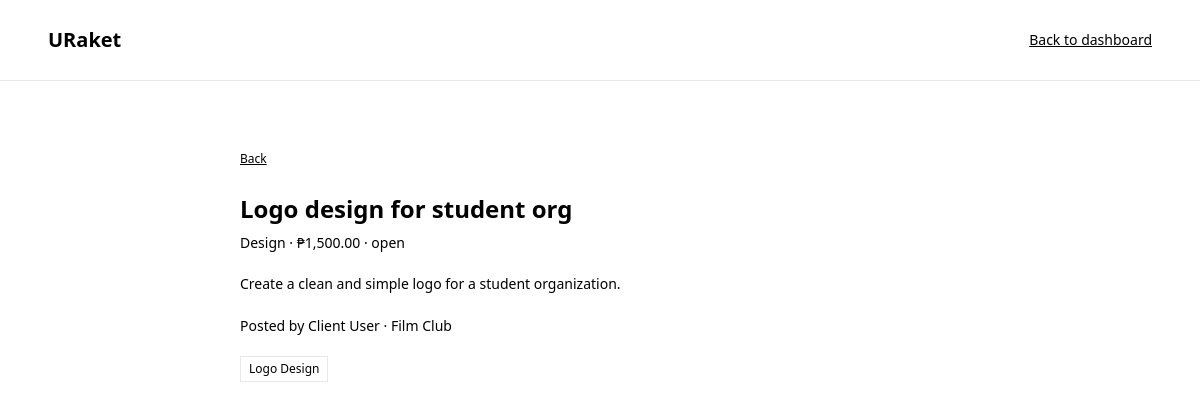
Page /jobs/detail.php?role=admin&jobId=j-102 (signed in) on the committed database.
### tables this page shows
CREATE TABLE jobs (
	id VARCHAR(64) NOT NULL,
	client_id VARCHAR(64) NOT NULL,
	title VARCHAR(200) NOT NULL,
	job_type VARCHAR(60) NOT NULL,
	budget DECIMAL(10, 2) NOT NULL DEFAULT 0.00,
	description TEXT NOT NULL,
	status ENUM('open', 'closed', 'completed') NOT NULL DEFAULT 'open',
	deadline DATE NULL,
	posted_at DATETIME NOT NULL DEFAULT CURRENT_TIMESTAMP,
	PRIMARY KEY (id),
	KEY idx_jobs_client (client_id),
	KEY idx_jobs_status (status),
	CONSTRAINT fk_jobs_client FOREIGN KEY (client_id) REFERENCES users (id)
		ON DELETE RESTRICT ON UPDATE CASCADE
);

CREATE TABLE users (
	id VARCHAR(64) NOT NULL,
	role ENUM('admin', 'client', 'freelancer') NOT NULL,
	full_name VARCHAR(150) NOT NULL,
	email VARCHAR(255) NOT NULL,
	password_hash VARCHAR(255) NOT NULL,
	created_at TIMESTAMP NOT NULL DEFAULT CURRENT_TIMESTAMP,
	PRIMARY KEY (id),
	UNIQUE KEY uq_users_email (email)
);

CREATE TABLE user_profiles (
	user_id VARCHAR(64) NOT NULL,
	organization VARCHAR(150) NOT NULL,
	about TEXT NULL,
	PRIMARY KEY (user_id),
	CONSTRAINT fk_profiles_user FOREIGN KEY (user_id) REFERENCES users (id)
		ON DELETE CASCADE ON UPDATE CASCADE
);

CREATE TABLE skills (
	id VARCHAR(64) NOT NULL,
	name VARCHAR(100) NOT NULL,
	PRIMARY KEY (id),
	UNIQUE KEY uq_skills_name (name)
);

### jobs/detail.php (the view, shortened to what this page needs)
<?php
require_once __DIR__ . '/../config/database.php';
$currentUser = $_SESSION['currentUser'] ?? null;
$role = $currentUser['role'] ?? null;
$jobId = $_GET['jobId'] ?? '';
function e($value): string
{
    return htmlspecialchars((string)$value, ENT_QUOTES, 'UTF-8');
}
$statement = $db->prepare(
    'SELECT jobs.id, jobs.title, jobs.job_type, jobs.budget, jobs.description,
            jobs.status, jobs.deadline, jobs.client_id, users.full_name AS client_name,
            user_profiles.organization
     FROM jobs
     INNER JOIN users ON users.id = jobs.client_id
     LEFT JOIN user_profiles ON user_profiles.user_id = users.id
     WHERE jobs.id = ?'
);
$statement->bind_param('s', $jobId);
$statement->execute();
$job = $statement->get_result()->fetch_assoc() ?: null;
if (!$job) {
    http_response_code(404);
    $error = 'Job not found.';
} else {
    $skillStatement = $db->prepare(
        'SELECT skills.name
         FROM job_skills
         INNER JOIN skills ON skills.id = job_skills.skill_id
         WHERE job_skills.job_id = ?
         ORDER BY skills.name'
    );
    $skillStatement->bind_param('s', $jobId);
    $skillStatement->execute();
    $skills = $skillStatement->get_result()->fetch_all(MYSQLI_ASSOC);
}
$backUrl = $role === 'admin'
    ? '../admin/dashboard.php'
    : ($role === 'client' ? '../client/dashboard.php' : '../freelancer/dashboard.php');
?>
<!DOCTYPE html>
<html lang="en">
<head>
    <script src="https://cdn.tailwindcss.com"></script>
</head>
<body class="min-h-screen flex flex-col">
<header class="w-full border-b">
    <div class="max-w-6xl mx-auto px-6 h-20 flex items-center justify-between">
        <a href="../index.php" class="text-xl font-semibold">URaket</a>
        <a href="<?= e($backUrl) ?>" class="text-sm underline">Back to dashboard</a>
    </div>
</header>
<main class="flex-1">
    <div class="max-w-3xl mx-auto px-6 py-16">
        <?php if (isset($error)): ?>
            <p role="alert" class="text-sm"><?= e($error) ?></p>
        <?php else: ?>
            <a href="<?= e($backUrl) ?>" class="text-xs underline">Back</a>
            <section class="mt-6 flex flex-col gap-5">
                <div>
                    <h1 class="text-2xl font-semibold"><?= e($job['title']) ?></h1>
                    <p class="text-sm mt-2">
                        <?= e($job['job_type']) ?> · ₱<?= number_format((float)$job['budget'], 2) ?> · <?= e($job['status']) ?>
                    </p>
                </div>
                <p class="text-sm leading-relaxed"><?= e($job['description']) ?></p>
                <p class="text-sm">
                    Posted by <?= e($job['client_name']) ?><?= $job['organization'] ? ' · ' . e($job['organization']) : '' ?>
                </p>
                <?php if (!empty($skills)): ?>
                    <div class="flex flex-wrap gap-2">
                        <?php foreach ($skills as $skill): ?>
                            <span class="text-xs border px-2 py-1"><?= e($skill['name']) ?></span>
                        <?php endforeach; ?>
                    </div>
                <?php endif; ?>
            </section>
        <?php endif; ?>
    </div>
</main>
</body>
</html>

### rows in the picture
jobs: title "Logo design for student org", job_type "Design", budget "1,500.00", status "open", description "Create a clean and simple logo for a student organization.", client.full_name "Client User", user_profiles.organization "Film Club"
skills: name "Logo Design"
